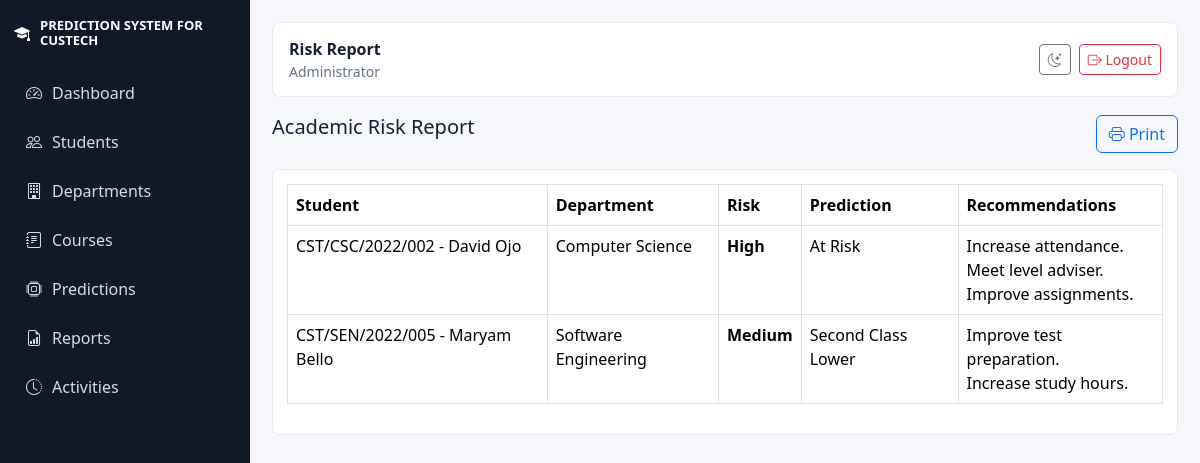
The page /reports/risk_report.php (signed in) on the database its author committed.
### tables this page shows
CREATE TABLE users (id INT AUTO_INCREMENT PRIMARY KEY, role_id INT NOT NULL, username VARCHAR(60) UNIQUE NOT NULL, email VARCHAR(120) UNIQUE NOT NULL, password_hash VARCHAR(255) NOT NULL, status ENUM('active','inactive') DEFAULT 'active', last_login DATETIME NULL, created_at DATETIME, FOREIGN KEY (role_id) REFERENCES roles(id));

CREATE TABLE roles (id INT AUTO_INCREMENT PRIMARY KEY, name VARCHAR(60) UNIQUE NOT NULL, description VARCHAR(255));

CREATE TABLE predictions (id INT AUTO_INCREMENT PRIMARY KEY, student_id INT NOT NULL, input_data JSON, predicted_grade VARCHAR(60), predicted_gpa DECIMAL(4,2), probability_score DECIMAL(5,2), confidence INT, risk_level VARCHAR(20), recommendations TEXT, created_by INT, created_at DATETIME, FOREIGN KEY (student_id) REFERENCES students(id), FOREIGN KEY (created_by) REFERENCES users(id));

CREATE TABLE departments (id INT AUTO_INCREMENT PRIMARY KEY, faculty_id INT NOT NULL, name VARCHAR(120) NOT NULL, code VARCHAR(20) UNIQUE, created_at DATETIME, FOREIGN KEY (faculty_id) REFERENCES faculties(id));

### includes/functions.php (called while the page is built, shortened)
<?php
function db(): PDO
{
    static $pdo = null;
    if ($pdo instanceof PDO) {
        return $pdo;
    }
    $dsn = 'mysql:host=' . DB_HOST . ';dbname=' . DB_NAME . ';charset=' . DB_CHARSET;
    $pdo = new PDO($dsn, DB_USER, DB_PASS, [
        PDO::ATTR_ERRMODE => PDO::ERRMODE_EXCEPTION,
        PDO::ATTR_DEFAULT_FETCH_MODE => PDO::FETCH_ASSOC,
        PDO::ATTR_EMULATE_PREPARES => false,
    ]);
    return $pdo;
}
function e(?string $value): string
{
    return htmlspecialchars((string)$value, ENT_QUOTES, 'UTF-8');
}
function url(string $path = ''): string
{
    return BASE_URL . '/' . ltrim($path, '/');
}
function current_user(): ?array
{
    $stmt = db()->prepare('SELECT u.*, r.name AS role_name FROM users u JOIN roles r ON r.id = u.role_id WHERE u.id = ? AND u.status = "active"');
    $stmt->execute([$_SESSION['user_id']]);
    return $stmt->fetch() ?: null;
}
function fetch_all(string $sql, array $params = []): array
{
    $stmt = db()->prepare($sql);
    $stmt->execute($params);
    return $stmt->fetchAll();
}

### reports/risk_report.php (the view, shortened to what this page needs)
<?php
require_once __DIR__ . '/../includes/functions.php';
$user = require_login();
if (in_array($user['role_name'], ['Super Admin','Administrator','Department Officer','Lecturer'], true)) {
    $rows = fetch_all('SELECT p.*, s.matric_no, CONCAT(s.first_name," ",s.last_name) student, d.name department FROM predictions p JOIN students s ON s.id=p.student_id LEFT JOIN departments d ON d.id=s.department_id WHERE p.risk_level IN ("High","Medium") ORDER BY FIELD(p.risk_level,"High","Medium"), p.probability_score');
}
$title = 'Risk Report';
require __DIR__ . '/../views/partials/header.php';
?>
<div class="d-flex justify-content-between mb-3"><h1 class="h5">Academic Risk Report</h1><button onclick="window.print()" class="btn btn-outline-primary"><i class="bi bi-printer"></i> Print</button></div>
<div class="table-wrap"><table class="table table-bordered"><thead><tr><th>Student</th><th>Department</th><th>Risk</th><th>Prediction</th><th>Recommendations</th></tr></thead><tbody><?php foreach($rows as $r): ?><tr><td><?= e($r['matric_no'].' - '.$r['student']) ?></td><td><?= e($r['department']) ?></td><td class="risk-<?= e(strtolower($r['risk_level'])) ?>"><?= e($r['risk_level']) ?></td><td><?= e($r['predicted_grade']) ?></td><td><?= nl2br(e($r['recommendations'])) ?></td></tr><?php endforeach; ?></tbody></table></div>
<?php require __DIR__ . '/../views/partials/footer.php'; ?>

### views/partials/header.php (shortened to what this page needs)
<?php $user = current_user(); ?>
<!doctype html>
<html lang="en" data-theme="<?= e($_COOKIE['theme'] ?? 'light') ?>">
<head>
    <link href="<?= e(url('assets/vendor/bootstrap/css/bootstrap.min.css')) ?>" rel="stylesheet">
    <link href="<?= e(url('assets/vendor/bootstrap-icons/bootstrap-icons.min.css')) ?>" rel="stylesheet">
    <link href="<?= e(url('assets/css/style.css')) ?>" rel="stylesheet">
</head>
<body>
<div class="app-shell">
<?php if ($user): ?>
    <aside class="sidebar">
        <a class="brand" href="<?= e(url('dashboard.php')) ?>"><i class="bi bi-mortarboard-fill"></i><span>PREDICTION SYSTEM FOR CUSTECH</span></a>
        <nav>
            <a href="<?= e(url('dashboard.php')) ?>"><i class="bi bi-speedometer2"></i> Dashboard</a>
            <?php if (in_array($user['role_name'], ['Super Admin','Administrator'], true)): ?>
                <a href="<?= e(url('admin/students.php')) ?>"><i class="bi bi-people"></i> Students</a>
                <a href="<?= e(url('admin/departments.php')) ?>"><i class="bi bi-building"></i> Departments</a>
                <a href="<?= e(url('admin/courses.php')) ?>"><i class="bi bi-journal-text"></i> Courses</a>
                <a href="<?= e(url('admin/predictions.php')) ?>"><i class="bi bi-cpu"></i> Predictions</a>
                <a href="<?= e(url('admin/reports.php')) ?>"><i class="bi bi-file-earmark-bar-graph"></i> Reports</a>
            <?php endif; ?>
            <a href="<?= e(url('activities.php')) ?>"><i class="bi bi-clock-history"></i> Activities</a>
        </nav>
    </aside>
<?php endif; ?>
<main class="<?= $user ? 'content' : 'public-content' ?>">
<?php if ($user): ?>
    <header class="topbar">
        <div>
            <strong><?= e($title ?? 'Dashboard') ?></strong>
            <small><?= e($user['role_name']) ?></small>
        </div>
        <div class="top-actions">
            <button class="btn btn-sm btn-outline-secondary" id="themeToggle" title="Toggle theme"><i class="bi bi-moon-stars"></i></button>
            <a class="btn btn-sm btn-outline-danger" href="<?= e(url('logout.php')) ?>"><i class="bi bi-box-arrow-right"></i> Logout</a>
        </div>
    </header>
<?php endif; ?>

### assets/css/style.css (style rules this page uses)
:root { --bg: #f5f7fb; --panel: #ffffff; --text: #172033; --muted: #667085; --line: #e6eaf0; --primary: #1769aa; --success: #18865b; --danger: #bd2c3c; }
body { background: var(--bg); color: var(--text); font-family: "Segoe UI", Arial, sans-serif; }
.app-shell { min-height: 100vh; display: flex; }
.sidebar { width: 250px; background: #111827; color: white; position: fixed; inset: 0 auto 0 0; padding: 18px 14px; overflow-y: auto; }
.brand { display: flex; gap: 10px; align-items: center; color: white; text-decoration: none; font-weight: 800; margin-bottom: 22px; line-height: 1.15; }
.brand span { font-size: 13px; }
.sidebar nav a { display: flex; align-items: center; gap: 10px; color: #d7deea; text-decoration: none; padding: 11px 12px; border-radius: 8px; margin: 3px 0; }
.content { margin-left: 250px; width: calc(100% - 250px); padding: 22px; }
.topbar { background: var(--panel); border: 1px solid var(--line); border-radius: 8px; padding: 14px 16px; display: flex; justify-content: space-between; align-items: center; margin-bottom: 18px; }
.topbar small { display:block; color: var(--muted); }
.top-actions { display: flex; gap: 8px; }
.card, .table-wrap, .auth-card { background: var(--panel); border: 1px solid var(--line); border-radius: 8px; color: var(--text); }
.table-wrap { padding: 14px; overflow-x: auto; }
.risk-medium { color: #b7791f; font-weight: 700; }
.risk-high { color: var(--danger); font-weight: 700; }

### rows shown on the page
users: role.name "Administrator"
predictions: student "CST/CSC/2022/002 - David Ojo", departments.name "Computer Science", risk_level "High", predicted_grade "At Risk", recommendations "Increase attendance. Meet level adviser. Improve assignments."
predictions: student "CST/SEN/2022/005 - Maryam Bello", departments.name "Software Engineering", risk_level "Medium", predicted_grade "Second Class Lower", recommendations "Improve test preparation. Increase study hours."

### other values the page prints
$title "Risk Report"
